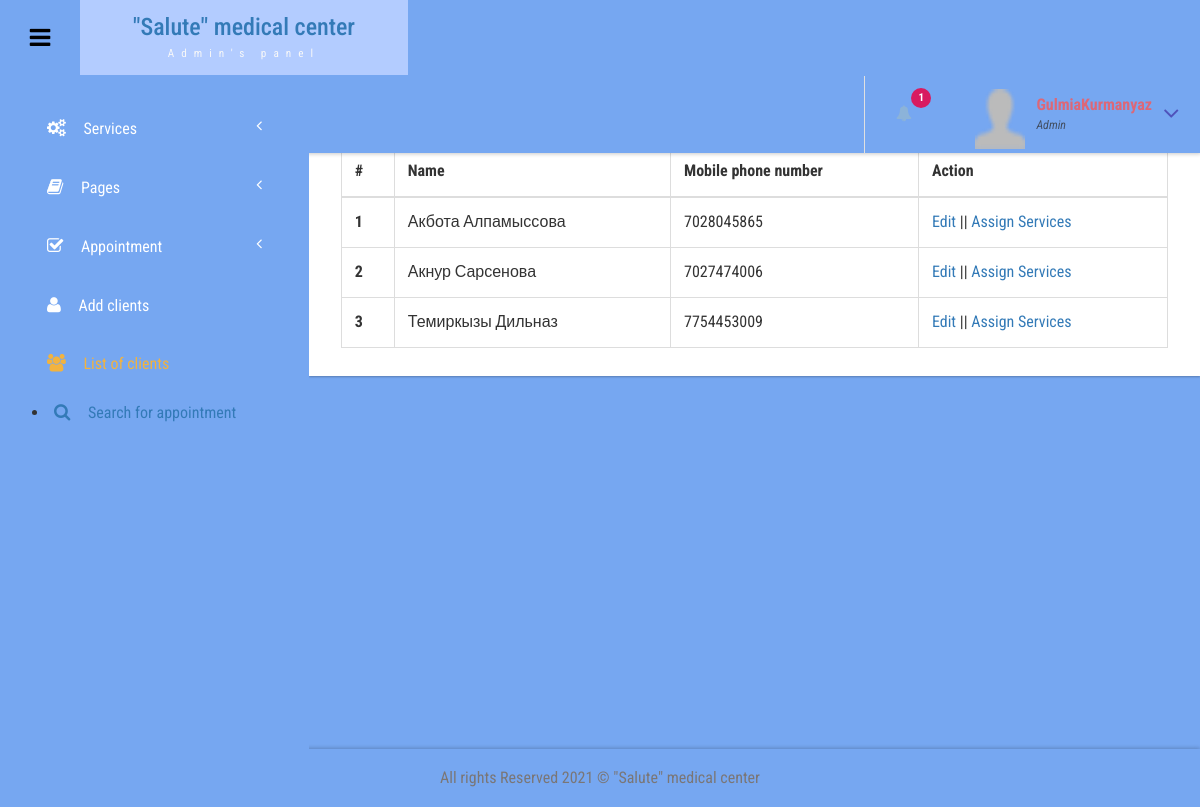
The app's page /admin/customer-list.php (signed in) with its own data.
### tables this page shows
CREATE TABLE `tblcustomers` (
  `ID` int(10) NOT NULL,
  `Name` varchar(120) DEFAULT NULL,
  `Email` varchar(200) DEFAULT NULL,
  `MobileNumber` bigint(11) DEFAULT NULL,
  `Gender` enum('Female','Male') DEFAULT NULL,
  `Details` mediumtext DEFAULT NULL
);

### admin/customer-list.php (the view, shortened to what this page needs)
<?php
include('includes/dbconnection.php');
if (strlen($_SESSION['bpmsaid']==0)) {
  header('location:logout.php');
  } else{
  ?>
<!DOCTYPE HTML>
<html>
<head>
<link href="css/bootstrap.css" rel='stylesheet' type='text/css' />
<link href="css/style.css" rel='stylesheet' type='text/css' />
<link href="css/font-awesome.css" rel="stylesheet">
<link href="css/animate.css" rel="stylesheet" type="text/css" media="all">
<link href="css/custom.css" rel="stylesheet">
</head>
<body class="cbp-spmenu-push">
	<div class="main-content">
		 <?php include_once('includes/sidebar.php');?>
		 <?php include_once('includes/header.php');?>
		<div id="page-wrapper">
			<div class="main-page">
				<div class="tables">
					<h3 class="title1">List of patients</h3>
					<div class="table-responsive bs-example widget-shadow">
						<h4>List of patients:</h4>
						<table class="table table-bordered"> <thead> <tr> <th>#</th> <th>Name</th> <th>Mobile phone number</th><th>Action</th> </tr> </thead> <tbody>
<?php
$ret=mysqli_query($con,"select *from  tblcustomers");
$cnt=1;
while ($row=mysqli_fetch_array($ret)) {
?>
						 <tr> <th scope="row"><?php echo $cnt;?></th> <td><?php  echo $row['Name'];?></td> <td><?php  echo $row['MobileNumber'];?></td><td><a href="edit-customer-detailed.php?editid=<?php echo $row['ID'];?>">Edit</a>  ||  <a href="add-customer-services.php?addid=<?php echo $row['ID'];?>">Assign Services</a></td> </tr>   <?php
$cnt=$cnt+1;
}?></tbody> </table>
					</div>
				</div>
			</div>
		</div>
		 <?php include_once('includes/footer.php');?>
	</div>
</body>
</html>
<?php }  ?>

### admin/includes/header.php (shortened to what this page needs)
<div class="sticky-header header-section ">
      <div class="header-left">
        <button id="showLeftPush"><i class="fa fa-bars"></i></button>
        <div class="logo">
          <a href="index.html">
            <h3>"Salute" medical center</h3>
            <span>Admin's panel</span>
          </a>
        </div>
        <div class="clearfix"> </div>
      </div>
      <div class="header-right">
        <div class="profile_details_left">
          <ul class="nofitications-dropdown">
            <?php
$ret1=mysqli_query($con,"select ID,Name from  tblappointment where Status=''");
$num=mysqli_num_rows($ret1);
?>
            <li class="dropdown head-dpdn">
              <a href="#" class="dropdown-toggle" data-toggle="dropdown" aria-expanded="false"><i class="fa fa-bell"></i><span class="badge blue"><?php echo $num;?></span></a>
            </li>
          </ul>
          <div class="clearfix"> </div>
        </div>
        <div class="profile_details">
        <?php
$adid=$_SESSION['bpmsaid'];
$ret=mysqli_query($con,"select AdminName from tbladmin where ID='$adid'");
$row=mysqli_fetch_array($ret);
$name=$row['AdminName'];
?>
          <ul>
            <li class="dropdown profile_details_drop">
              <a href="#" class="dropdown-toggle" data-toggle="dropdown" aria-expanded="false">
                <div class="profile_img">
                  <span class="prfil-img"><img src="images/user.png" alt="" width="50" height="60"> </span>
                  <div class="user-name">
                    <p><?php echo $name; ?></p>
                    <span>Admin</span>
                  </div>
                  <i class="fa fa-angle-down lnr"></i>
                  <div class="clearfix"></div>
                </div>
              </a>
            </li>
          </ul>
        </div>
        <div class="clearfix"> </div>
      </div>
      <div class="clearfix"> </div>
    </div>

### admin/css/style.css (style rules this page uses)
h4, h5, h6, h1, h2, h3 { margin: 0; }
ul, ol { margin: 0; }
p { margin: 0; }
html, body { font-family: 'Roboto Condensed', sans-serif; font-size: 100%; overflow-x: hidden; background: #76A7F1 ; }
body a { transition: 0.5s all ease; -webkit-transition: 0.5s all ease; -moz-transition: 0.5s all ease; -o-transition: 0.5s all ease; -ms-transition: 0.5s all ease; text-decoration:none; }
h1,h2,h3,h4,h5,h6 { margin:0; }
p { margin:0; }
ul,label { margin:0; padding:0; }
.main-content { position: relative; }
.sticky-header { position: fixed; top: 0; left:0px; width: 100%; z-index: 100; }
.header-section { background:#76A7F1; box-shadow: 1px 1px 4px rgba(0, 0, 0, 0.21); -webkit-box-shadow: 1px 1px 4px rgba(0, 0, 0, 0.21); -moz-box-shadow: 1px 1px 4px rgba(0, 0, 0, 0.21); -o-box-shadow: 1px 1px 4px rgba(0, 0, 0, 0.21); }
.header-section::after { clear: both; display: block; content: ''; }
.header-right { float: right; }
button#showLeftPush { font-size: 1.5em; width: 80px; padding: 0.87em 0; text-align: center; cursor: pointer; float: left; color: #76A7F1; -moz-transition: all 0.2s ease-out 0s; -webkit-transition: all 0.2s ease-out 0s; transition: all 0.2s ease-out 0s; border: none; background-color: #76A7F1; outline:none; }
.cbp-spmenu-push { overflow-x: hidden; position: relative; }
.cbp-spmenu, .cbp-spmenu-push { -webkit-transition: all 0.3s ease; -moz-transition: all 0.3s ease; transition: all 0.3s ease; }
.cbp-spmenu-push div#page-wrapper { margin: 0 0 0 19.3em; transition:.5s all; -webkit-transition:.5s all; -moz-transition:.5s all; }
.fa { display: inline-block; font-family: FontAwesome; font-style: normal; font-weight: normal; line-height: 1; -webkit-font-smoothing: antialiased; -moz-osx-font-smoothing: grayscale; }
.logo { background: #b3ccff; text-align: center; float: left; }
.logo a { padding: 0.9em 3.3em .7em; display: block; text-decoration: none; }
.logo a span { color: #F8F8F8; font-size: .7em; text-align: center; letter-spacing: 7px; }
.profile_details_left { float: left; }
li.dropdown.head-dpdn { display: inline-block; padding: 1.7em 0; border-left: 1px solid #E0E0E0; float: left; }
li.dropdown.head-dpdn a.dropdown-toggle { padding: 1.7em 2em; }
i.fa.fa-bell { color:#8cb3d9; }
.header-right span.badge { font-size: 11px; font-weight: bold; color: #FFF; background: #8BC34A; line-height: 15px; width: 20px; height: 20px; border-radius: 2em; -webkit-border-radius: 2em; -moz-border-radius: 2em; -o-border-radius: 2em; text-align: center; display: inline-block; position: absolute; top: 16%; padding: 2px 0 0; }
.header-right span.blue { background-color:#D81B60; }
.profile_details { float: right; }
.profile_details_drop a.dropdown-toggle { display:block; padding: 0.8em 3em 0 2em; }
.profile_img span.prfil-img { float:left; }
.user-name { float:left; margin-top:8px; margin-left:11px; height:35px; }
.profile_details ul li { list-style-type:none; position:relative; }
.profile_details li a i.fa.lnr { position: absolute; top: 34%; right: 8%; color: #4F52BA; font-size: 1.6em; }
.user-name p { font-size:1em; color:#DD6777; line-height:1em; font-weight:700; }
.user-name span { font-size: .75em; font-style: italic; color: #424f63; font-weight: normal; margin-top: .3em; }
.widget-shadow { background-color: #fff; box-shadow: 0 -1px 3px rgba(0,0,0,.12),0 1px 2px rgba(0,0,0,.24); -webkit-box-shadow: 0 -1px 3px rgba(0,0,0,.12),0 1px 2px rgba(0,0,0,.24); -moz-box-shadow: 0 -1px 3px rgba(0,0,0,.12),0 1px 2px rgba(0,0,0,.24); }
h3.title1 { font-size: 2em; color: #e94e02; margin-bottom: 0.8em; }
.table > thead > tr > th, .table > tbody > tr > th, .table > tfoot > tr > th, .table > thead > tr > td, .table > tbody > tr > td, .table > tfoot > tr > td { border-top: none; }
.tables h4 { font-size: 1.4em; margin-bottom: 1em; color: #777777; }
.tables .panel-body ,.tables .bs-example { padding: 2em 2em 0.5em; }
.tables .table > thead > tr > th, .tables .table > tbody > tr > th, .tables .table > tfoot > tr > th, .tables .table > thead > tr > td, .tables .table > tbody > tr > td, .tables .table > tfoot > tr > td { padding: 13px; border-top: 1px solid #E0E0E0; }
.bs-example { margin-top: 2em; }

### records on screen
tblcustomers: Name "Акбота Алпамыссова", MobileNumber "7028045865"
tblcustomers: Name "Акнур Сарсенова", MobileNumber "7027474006"
tblcustomers: Name "Темиркызы Дильназ", MobileNumber "7754453009"

### other values on screen
$num "1"
$name "GulmiaKurmanyaz"
